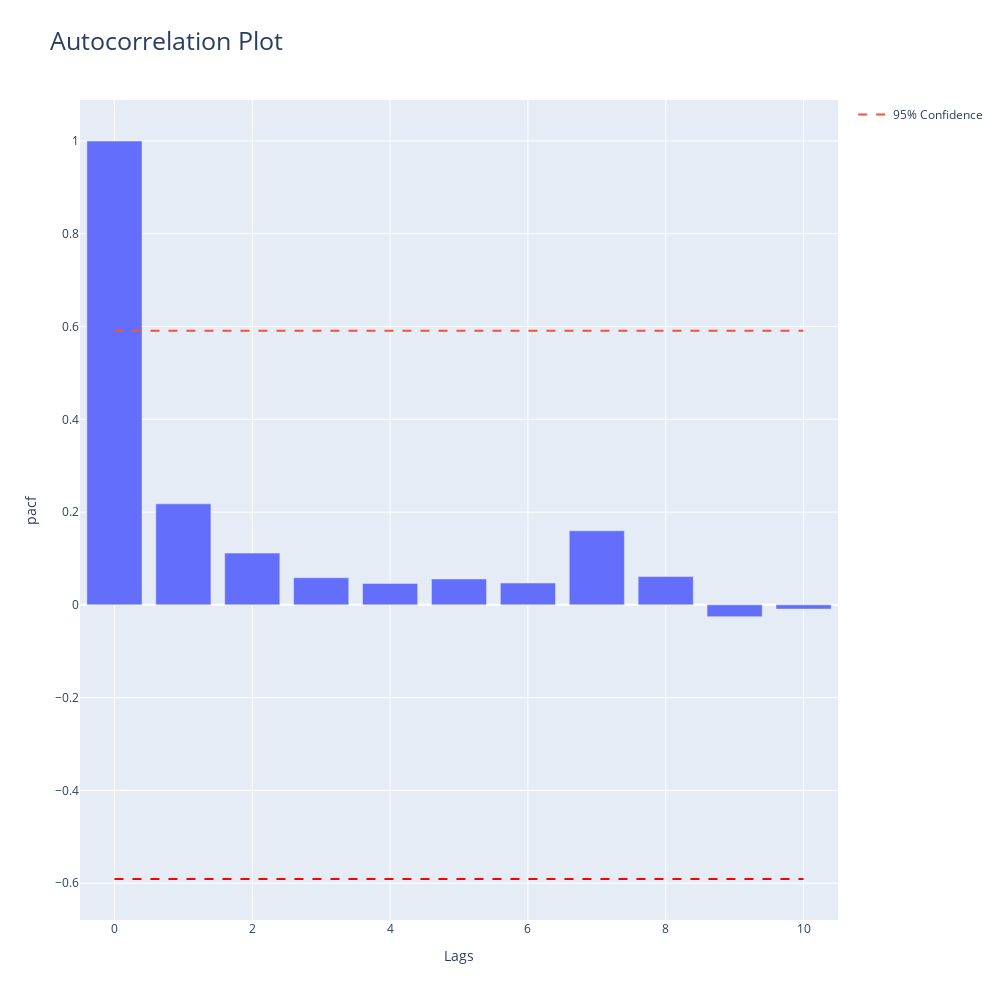

The cell this chart's notebook holds for it:
### Markdown cell above
## Plot PACF

### Code cell
plot_autocorrelation(df, col="Births", plot_type="pacf", n_lags=10, viz_backend="plotly")

### Figure 1 — Plotly figure (JSON) as saved in the notebook; plotly's stock layout.template omitted (floating-point values rounded to 4 significant figures)
{"data": [{"name": "pacf", "showlegend": false, "type": "bar", "y": [1, 0.2178, 0.1116, 0.05853, 0.04598, 0.05587, 0.04702, 0.1597, 0.06104, -0.02551, -0.009049]}, {"line": {"dash": "dash"}, "mode": "lines", "name": "95% Confidence", "type": "scatter", "x": [0, 1, 2, 3, 4, 5, 6, 7, 8, 9, 10], "y": [0.591, 0.591, 0.591, 0.591, 0.591, 0.591, 0.591, 0.591, 0.591, 0.591, 0.591]}, {"line": {"color": "red", "dash": "dash"}, "mode": "lines", "showlegend": false, "type": "scatter", "x": [0, 1, 2, 3, 4, 5, 6, 7, 8, 9, 10], "y": [-0.591, -0.591, -0.591, -0.591, -0.591, -0.591, -0.591, -0.591, -0.591, -0.591, -0.591]}], "layout": {"height": 1000, "title": {"font": {"size": 25}, "text": "Autocorrelation Plot"}, "width": 1000, "xaxis": {"autorange": true, "range": [-0.5, 10.5], "showgrid": true, "ticks": "", "title": {"text": "Lags"}, "type": "linear"}, "yaxis": {"automargin": true, "autorange": true, "range": [-0.6793, 1.088], "showgrid": true, "ticks": "", "title": {"text": "pacf"}, "type": "linear"}}}
